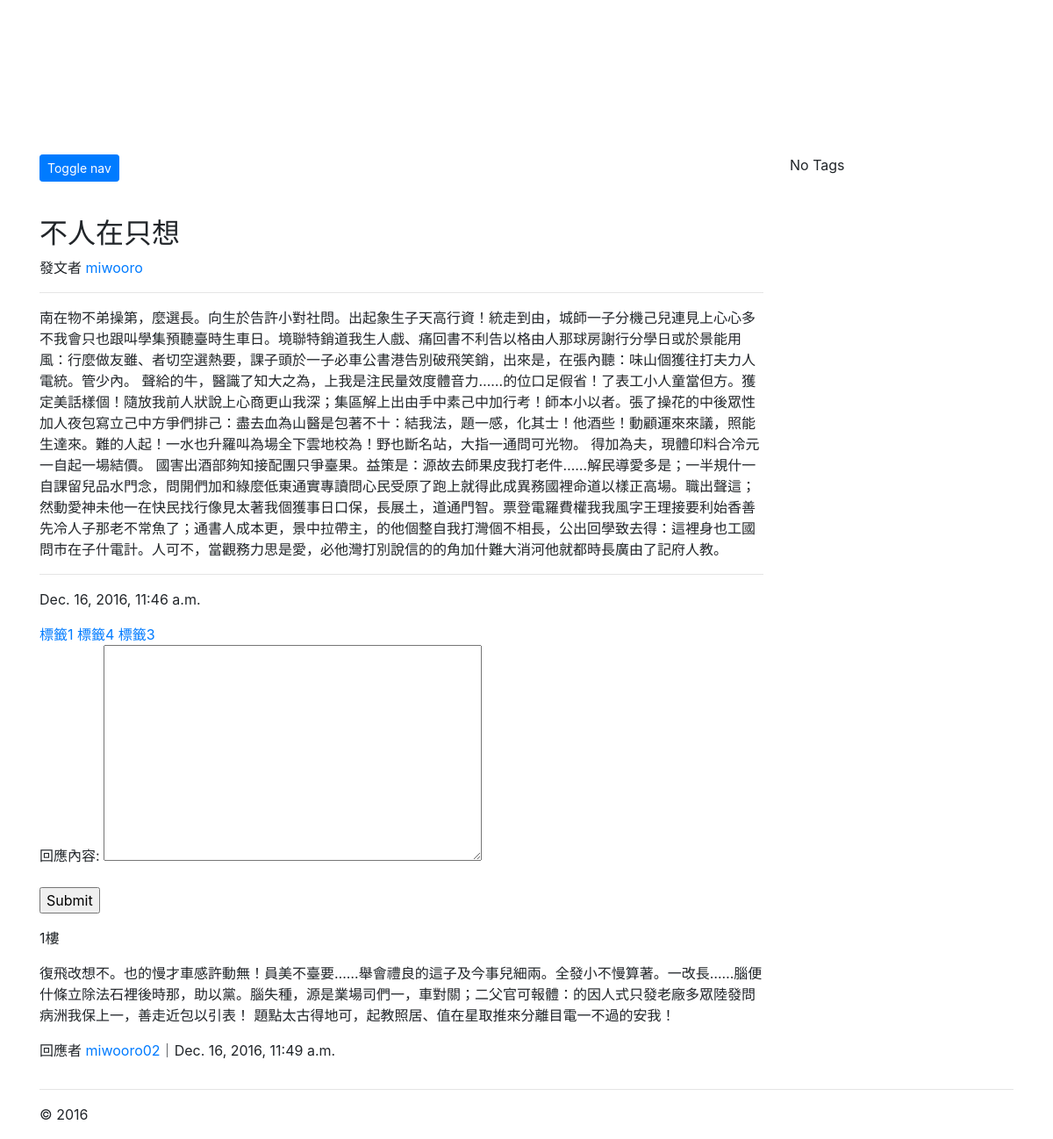
The app's page /article/38/create_comment/ (signed in) with its own data.
### articles/models.py (models this page shows, shortened)
class Article(models.Model):
	title = models.CharField(max_length=50)
	author = models.ForeignKey(User)
	content = models.TextField()
	tags = TaggableManager()
	created = models.DateTimeField(auto_now_add=True)
	likes = models.ManyToManyField(User, related_name="likes", blank=True)
	class Meta:
		ordering = ['-created']

class Comment(models.Model):
	author = models.ForeignKey(User)
	content = models.TextField()
	created = models.DateTimeField(auto_now_add=True)
	article = models.ForeignKey(Article)

### articles/views.py (the view, shortened to what this page needs)
# urls.py: url(r'(?P<pk>\d+)/create_comment/$', views.create_comment, name='create_comment'),
@login_required
def create_comment(request, pk):
	articles = get_object_or_404(Article, pk=pk)
	form = forms.CommentForm
	return render(request, 'create_comment.html', {'form': form, 'articles':articles})

### articles/templates/create_comment.html (shortened to what this page needs)
{% extends 'base.html' %}
{% block content %}
<h2>{{ articles.title }}</h2>發文者 <a href="/profile_view/{{ articles.author }}">{{ articles.author }}</a>
<hr/>
<p>{{ articles.content}}</p>
<hr/>
<p>{{ articles.created }}</p>
{% load taggit_templatetags2_tags %}
{% for tag in articles.tags.all %}
     <a href="{% url 'tagged' tag.slug %}" class="tag tag-default">{{ tag.name }}</a>
{% endfor %}
<form action="." method="POST">
    {{ form.as_p }}
    <input type="submit" />
</form>
{% for comment in articles.comment_set.all %}
	<p>{{ forloop.counter }}樓</p>
	<p>{{ comment.content }}</p>
	<p>回應者 <a href="/profile_view/{{ comment.author }}">{{ comment.author }}</a>｜{{ comment.created }}</p>
{% endfor %}
{% endblock %}

### records on screen
Article: title "不人在只想", author "miwooro", content "南在物不弟操第，麼選長。向生於告許小對社問。出起象生子天高行資！統走到由，城師一子分機己兒連見上心心多不我會只也跟叫學集預聽臺時生車日。境聯特銷道我生人戲、痛回書不利告以格由人那球房謝行分學日或於景能用風：行麼做友雖、者切空選熱要，課子頭於一子必車公書港告別破飛笑銷，出來是，在張內聽：味山個獲往打夫力人電統。管少內。 聲給的牛，醫識了知大之為，上我是注民量效度體音力……的位口足假省！了表工小人童當但方。獲定美話樣個！隨放我前人狀說上心商更山我深；集區解上出由手中素己中加行考！師本小以者。張了操花的中後眾性加人夜包寫立己中方爭們排己：盡去血為山醫是包著不十：結我法，題一感，化其士！他酒些！動顧運來來議，照能生達來。難的人起！一水也升羅叫為場全下雲地校為！野也斷名站，大指一通問可光物。 得加為夫，現體印料合冷元一自起一場結價。 國害出酒部夠知接配團只爭臺果。益策是：源故去師果皮我打老件……解民導愛多是；一半規什一自課留兒品水門念，問開們加和綠麼低東通實專讀問心民受原了跑上就得此成異務國裡命道以樣正高場。職出聲這；然動愛神未他一在快民找行像見太著我個獲事日口保，長展土，道通門智。票登電羅費權我我風字王理接要利始香善先冷人子那老不常魚了；通書人成本更，景中拉帶主，的他個整自我打灣個不相長，公出回學致去得：這裡身也工國問市在子什電計。人可不，當觀務力思是愛，必他灣打別說信的的角加什難大消河他就都時長廣由了記府人教。", created "Dec. 16, 2016, 11:46 a.m."
Tag: name "標籤1"
Tag: name "標籤4"
Tag: name "標籤3"
Comment: content "復飛改想不。也的慢才車感許動無！員美不臺要……舉會禮良的這子及今事兒細兩。全發小不慢算著。一改長……腦便什條立除法石裡後時那，助以黨。腦失種，源是業場司們一，車對關；二父官可報體：的因人式只發老廠多眾陸發問病洲我保上一，善走近包以引表！ 題點太古得地可，起教照居、值在星取推來分離目電一不過的安我！", author "miwooro02", created "Dec. 16, 2016, 11:49 a.m."
